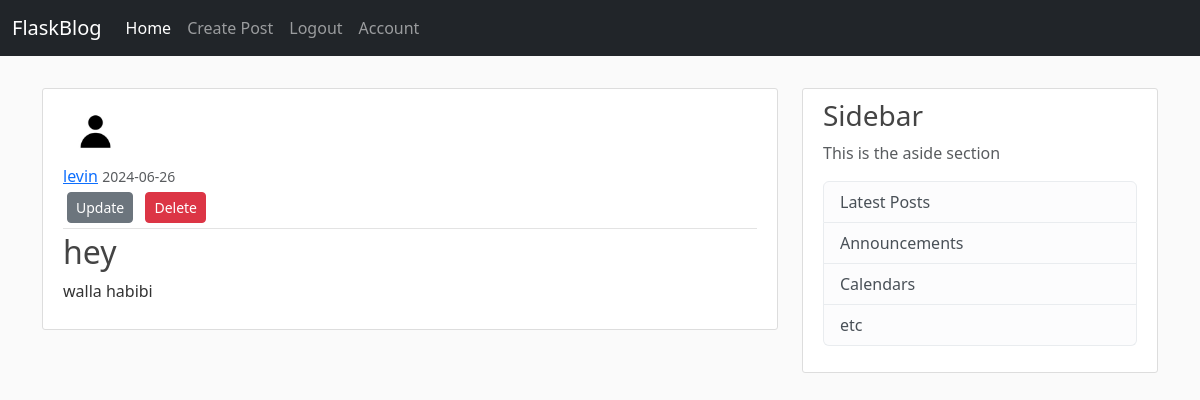
Screenshot of /post/9 (signed in) with the database file from the repository.
### flaskblog/models.py (models this page shows, shortened)
class User(db.Model, UserMixin):
    id = db.Column(db.Integer, primary_key=True)
    username = db.Column(db.String(30), nullable=False)
    email = db.Column(db.String(100), nullable=False, unique=True)
    image_file = db.Column(db.String(20), nullable=False, default='default.jpg')
    password = db.Column(db.String(60), nullable=False)
    posts = db.relationship('Post', backref='author', lazy=True)

class Post(db.Model):
    id = db.Column(db.Integer, primary_key=True)
    title = db.Column(db.String(100), nullable=False)
    date_posted = db.Column(db.DateTime, nullable=False, default=datetime.utcnow)
    content = db.Column(db.Text, nullable=False)
    user_id = db.Column(db.Integer, db.ForeignKey('user.id'), nullable=False)

### flaskblog/posts/routes.py (the view)
@posts.route("/<int:post_id>")
def post(post_id):
    post = Post.query.get_or_404(post_id)
    return render_template('single.html', post=post)

### flaskblog/models.py (called while the page is built)
@login_manager.user_loader
def load_user(user_id):
    return User.query.get(int(user_id))

### flaskblog/templates/single.html (shortened to what this page needs)
{% extends "base.html" %}
{% block content %}
    <article class="media content-section">
        <img src="{{ url_for('static', filename='images/' + current_user.image_file) }}" alt="user profile picture" class="rounded-circle article-img">
        <div class="media-body">
            <div class="article-metadata">
                <a class="mr-2" href="{{ url_for('users.user_posts', username=post.author.username) }}">{{ post.author.username }}</a>
                <small class="text-muted">{{ post.date_posted.strftime('%Y-%m-%d') }}</small>
                {% if post.author == current_user %}
                    <div>
                        <a href="{{ url_for('posts.update', post_id=post.id) }}" class="btn btn-secondary btn-sm m-1">Update</a>
                        <button type="button" class="btn btn-danger btn-sm m-1" data-bs-toggle="modal" data-bs-target='#deleteModal'>Delete</button>
                    </div>
                {% endif %}
            </div>
            <h2 class="article-title">{{ post.title }}</h2>
            <p class="article-content">{{ post.content }}</p>
        </div>
    </article>
{% endblock %}

### flaskblog/static/main.css (style rules this page uses)
body { background: #fafafa; color: #333333; }
h1, h2, h3, h4, h5, h6 { color: #444444; }
.content-section { background: #ffffff; padding: 10px 20px; border: 1px solid #dddddd; border-radius: 3px; margin-bottom: 20px; }
.article-title { color: #444444; }
.article-content { white-space: pre-line; }
.article-img { height: 65px; width: 65px; margin-right: 16px; }
.article-metadata { padding-bottom: 1px; margin-bottom: 4px; border-bottom: 1px solid #e3e3e3 }

### rows the page displays
User: image_file (placeholder picture), author.username "levin"
Post: date_posted "2024-06-26", title "hey", content "walla habibi"
